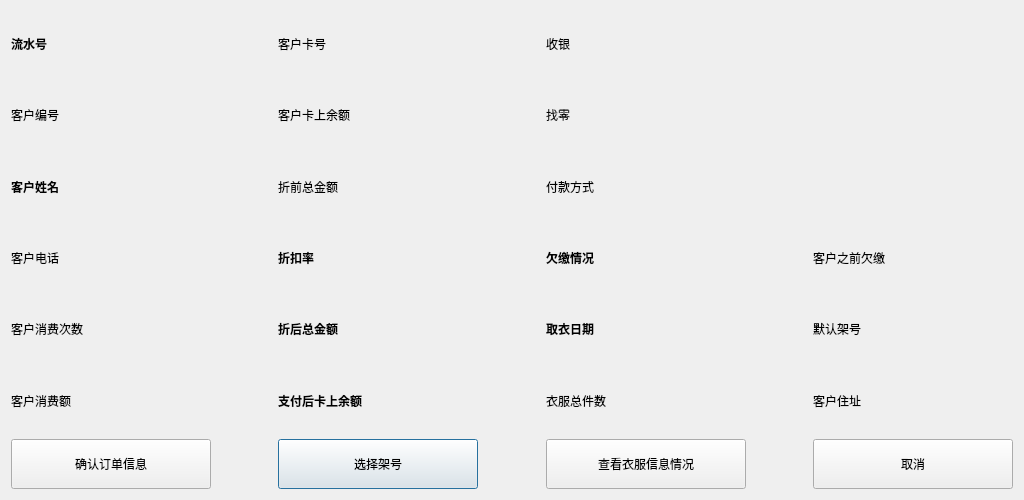
<?xml version="1.0" encoding="UTF-8"?>
<ui version="4.0">
 <class>dlgNewOrder</class>
 <widget class="QDialog" name="dlgNewOrder">
  <property name="geometry">
   <rect>
    <x>0</x>
    <y>0</y>
    <width>1024</width>
    <height>500</height>
   </rect>
  </property>
  <property name="minimumSize">
   <size>
    <width>1024</width>
    <height>500</height>
   </size>
  </property>
  <property name="maximumSize">
   <size>
    <width>1024</width>
    <height>500</height>
   </size>
  </property>
  <property name="font">
   <font>
    <family>微软雅黑</family>
   </font>
  </property>
  <property name="windowTitle">
   <string>订单情况</string>
  </property>
  <layout class="QGridLayout" name="gridLayout">
   <item row="0" column="3">
    <widget class="QLabel" name="LBCustomerCardID">
     <property name="font">
      <font>
       <family>微软雅黑</family>
      </font>
     </property>
     <property name="text">
      <string>客户卡号</string>
     </property>
    </widget>
   </item>
   <item row="2" column="5">
    <widget class="QLabel" name="LBOutput">
     <property name="font">
      <font>
       <family>微软雅黑</family>
      </font>
     </property>
     <property name="text">
      <string>找零</string>
     </property>
    </widget>
   </item>
   <item row="23" column="6">
    <spacer name="horizontalSpacer_2">
     <property name="orientation">
      <enum>Qt::Horizontal</enum>
     </property>
     <property name="sizeHint" stdset="0">
      <size>
       <width>40</width>
       <height>20</height>
      </size>
     </property>
    </spacer>
   </item>
   <item row="23" column="3">
    <widget class="QPushButton" name="BtnChoseShelf">
     <property name="minimumSize">
      <size>
       <width>200</width>
       <height>50</height>
      </size>
     </property>
     <property name="maximumSize">
      <size>
       <width>200</width>
       <height>16777215</height>
      </size>
     </property>
     <property name="font">
      <font>
       <family>微软雅黑</family>
      </font>
     </property>
     <property name="text">
      <string>选择架号</string>
     </property>
    </widget>
   </item>
   <item row="7" column="1">
    <widget class="QLabel" name="LBCustomerSpend">
     <property name="font">
      <font>
       <family>微软雅黑</family>
      </font>
     </property>
     <property name="text">
      <string>客户消费额</string>
     </property>
    </widget>
   </item>
   <item row="7" column="3">
    <widget class="QLabel" name="LBFinalCardMoney">
     <property name="font">
      <font>
       <family>微软雅黑</family>
       <weight>75</weight>
       <italic>false</italic>
       <bold>true</bold>
      </font>
     </property>
     <property name="text">
      <string>支付后卡上余额</string>
     </property>
    </widget>
   </item>
   <item row="3" column="5">
    <widget class="QLabel" name="LBCustomerPayWay">
     <property name="font">
      <font>
       <family>微软雅黑</family>
      </font>
     </property>
     <property name="text">
      <string>付款方式</string>
     </property>
    </widget>
   </item>
   <item row="23" column="1">
    <widget class="QPushButton" name="BtnEnterOrder">
     <property name="minimumSize">
      <size>
       <width>200</width>
       <height>50</height>
      </size>
     </property>
     <property name="maximumSize">
      <size>
       <width>200</width>
       <height>16777215</height>
      </size>
     </property>
     <property name="font">
      <font>
       <family>微软雅黑</family>
      </font>
     </property>
     <property name="text">
      <string>确认订单信息</string>
     </property>
    </widget>
   </item>
   <item row="4" column="1">
    <widget class="QLabel" name="LBPhone">
     <property name="font">
      <font>
       <family>微软雅黑</family>
      </font>
     </property>
     <property name="text">
      <string>客户电话</string>
     </property>
    </widget>
   </item>
   <item row="0" column="1">
    <widget class="QLabel" name="LBOrderID">
     <property name="font">
      <font>
       <family>微软雅黑</family>
       <weight>75</weight>
       <bold>true</bold>
      </font>
     </property>
     <property name="text">
      <string>流水号</string>
     </property>
    </widget>
   </item>
   <item row="0" column="5">
    <widget class="QLabel" name="LBInput">
     <property name="font">
      <font>
       <family>微软雅黑</family>
      </font>
     </property>
     <property name="text">
      <string>收银</string>
     </property>
    </widget>
   </item>
   <item row="4" column="7">
    <widget class="QLabel" name="LACustomerAgoHaveNotPaid">
     <property name="text">
      <string>客户之前欠缴</string>
     </property>
    </widget>
   </item>
   <item row="23" column="5">
    <widget class="QPushButton" name="BtnClothesTemp">
     <property name="minimumSize">
      <size>
       <width>200</width>
       <height>50</height>
      </size>
     </property>
     <property name="maximumSize">
      <size>
       <width>200</width>
       <height>16777215</height>
      </size>
     </property>
     <property name="font">
      <font>
       <family>微软雅黑</family>
      </font>
     </property>
     <property name="text">
      <string>查看衣服信息情况</string>
     </property>
    </widget>
   </item>
   <item row="23" column="7">
    <widget class="QPushButton" name="BtnCancel">
     <property name="minimumSize">
      <size>
       <width>200</width>
       <height>50</height>
      </size>
     </property>
     <property name="maximumSize">
      <size>
       <width>200</width>
       <height>16777215</height>
      </size>
     </property>
     <property name="font">
      <font>
       <family>微软雅黑</family>
      </font>
     </property>
     <property name="text">
      <string>取消</string>
     </property>
    </widget>
   </item>
   <item row="7" column="5">
    <widget class="QLabel" name="LBClothesCount">
     <property name="font">
      <font>
       <family>微软雅黑</family>
      </font>
     </property>
     <property name="text">
      <string>衣服总件数</string>
     </property>
    </widget>
   </item>
   <item row="5" column="1">
    <widget class="QLabel" name="LBCustomerCount">
     <property name="font">
      <font>
       <family>微软雅黑</family>
      </font>
     </property>
     <property name="text">
      <string>客户消费次数</string>
     </property>
    </widget>
   </item>
   <item row="5" column="3">
    <widget class="QLabel" name="LBMoneyAfterDiscount">
     <property name="font">
      <font>
       <family>微软雅黑</family>
       <weight>75</weight>
       <bold>true</bold>
      </font>
     </property>
     <property name="text">
      <string>折后总金额</string>
     </property>
    </widget>
   </item>
   <item row="2" column="1">
    <widget class="QLabel" name="LBCustomerID">
     <property name="font">
      <font>
       <family>微软雅黑</family>
      </font>
     </property>
     <property name="text">
      <string>客户编号</string>
     </property>
    </widget>
   </item>
   <item row="23" column="4">
    <spacer name="horizontalSpacer">
     <property name="orientation">
      <enum>Qt::Horizontal</enum>
     </property>
     <property name="sizeHint" stdset="0">
      <size>
       <width>40</width>
       <height>20</height>
      </size>
     </property>
    </spacer>
   </item>
   <item row="4" column="3">
    <widget class="QLabel" name="LBDiscount">
     <property name="font">
      <font>
       <family>微软雅黑</family>
       <weight>75</weight>
       <bold>true</bold>
      </font>
     </property>
     <property name="text">
      <string>折扣率</string>
     </property>
    </widget>
   </item>
   <item row="5" column="5">
    <widget class="QLabel" name="LBGetClothesDate">
     <property name="font">
      <font>
       <family>微软雅黑</family>
       <weight>75</weight>
       <bold>true</bold>
      </font>
     </property>
     <property name="text">
      <string>取衣日期</string>
     </property>
    </widget>
   </item>
   <item row="5" column="7">
    <widget class="QLabel" name="LBShelfNumber">
     <property name="font">
      <font>
       <family>微软雅黑</family>
      </font>
     </property>
     <property name="text">
      <string>默认架号</string>
     </property>
    </widget>
   </item>
   <item row="4" column="5">
    <widget class="QLabel" name="LBHaveNotPaid">
     <property name="font">
      <font>
       <family>微软雅黑</family>
       <weight>75</weight>
       <bold>true</bold>
      </font>
     </property>
     <property name="text">
      <string>欠缴情况</string>
     </property>
    </widget>
   </item>
   <item row="3" column="3">
    <widget class="QLabel" name="LBMoneyBeforeDiscount">
     <property name="font">
      <font>
       <family>微软雅黑</family>
      </font>
     </property>
     <property name="text">
      <string>折前总金额</string>
     </property>
    </widget>
   </item>
   <item row="7" column="7">
    <widget class="QLabel" name="LBAddress">
     <property name="font">
      <font>
       <family>微软雅黑</family>
      </font>
     </property>
     <property name="text">
      <string>客户住址</string>
     </property>
    </widget>
   </item>
   <item row="3" column="1">
    <widget class="QLabel" name="LBCustomerName">
     <property name="font">
      <font>
       <family>微软雅黑</family>
       <weight>75</weight>
       <bold>true</bold>
      </font>
     </property>
     <property name="text">
      <string>客户姓名</string>
     </property>
    </widget>
   </item>
   <item row="23" column="2">
    <spacer name="horizontalSpacer_3">
     <property name="orientation">
      <enum>Qt::Horizontal</enum>
     </property>
     <property name="sizeHint" stdset="0">
      <size>
       <width>40</width>
       <height>20</height>
      </size>
     </property>
    </spacer>
   </item>
   <item row="2" column="3">
    <widget class="QLabel" name="LBCustomerCardMoneyAfterOrder">
     <property name="font">
      <font>
       <family>微软雅黑</family>
      </font>
     </property>
     <property name="text">
      <string>客户卡上余额</string>
     </property>
    </widget>
   </item>
  </layout>
 </widget>
 <resources/>
 <connections/>
</ui>
